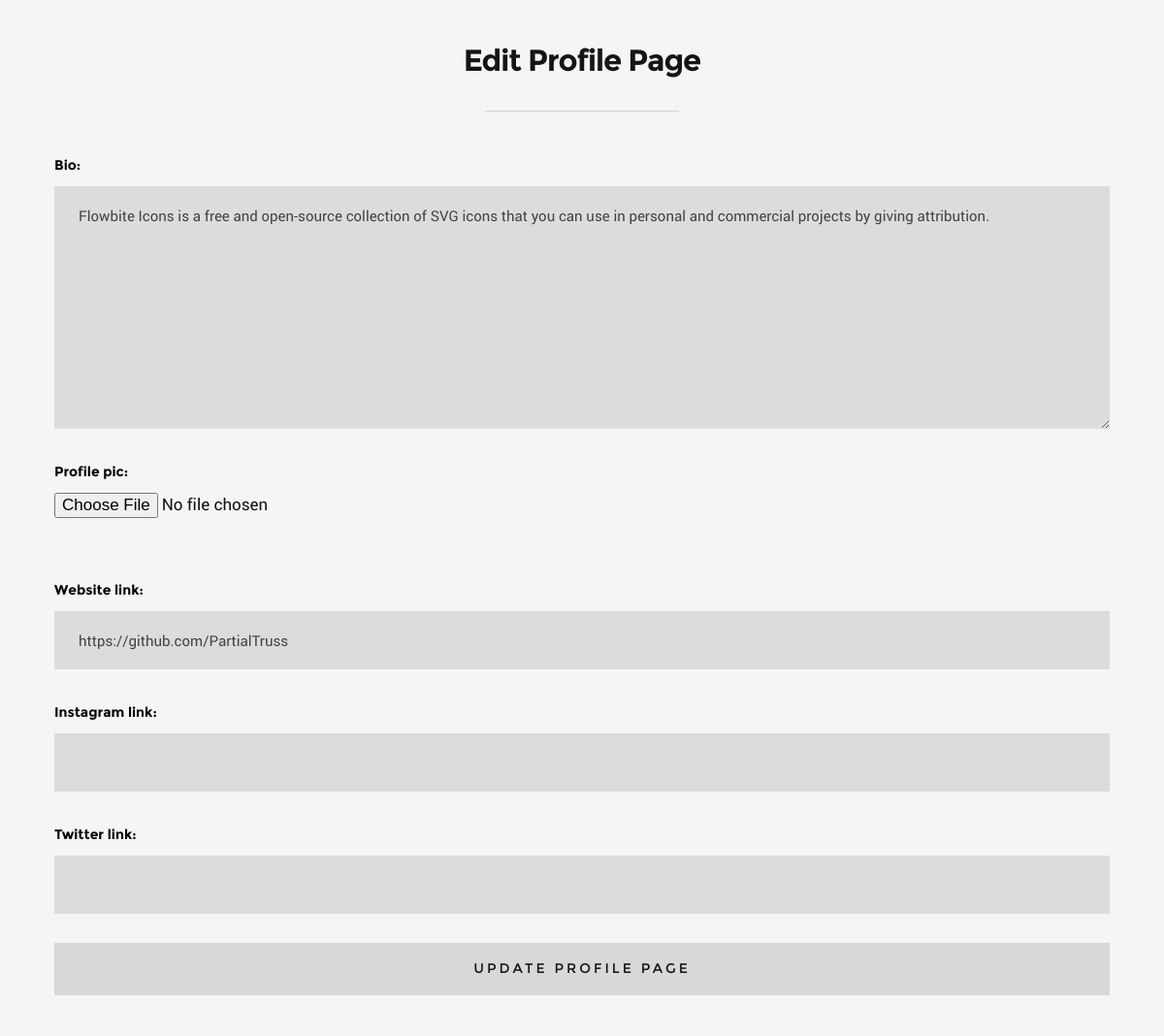
/members/amirhosein_fallahan/edit-profile-page/ (signed in), run on an earlier commit of the app's database.
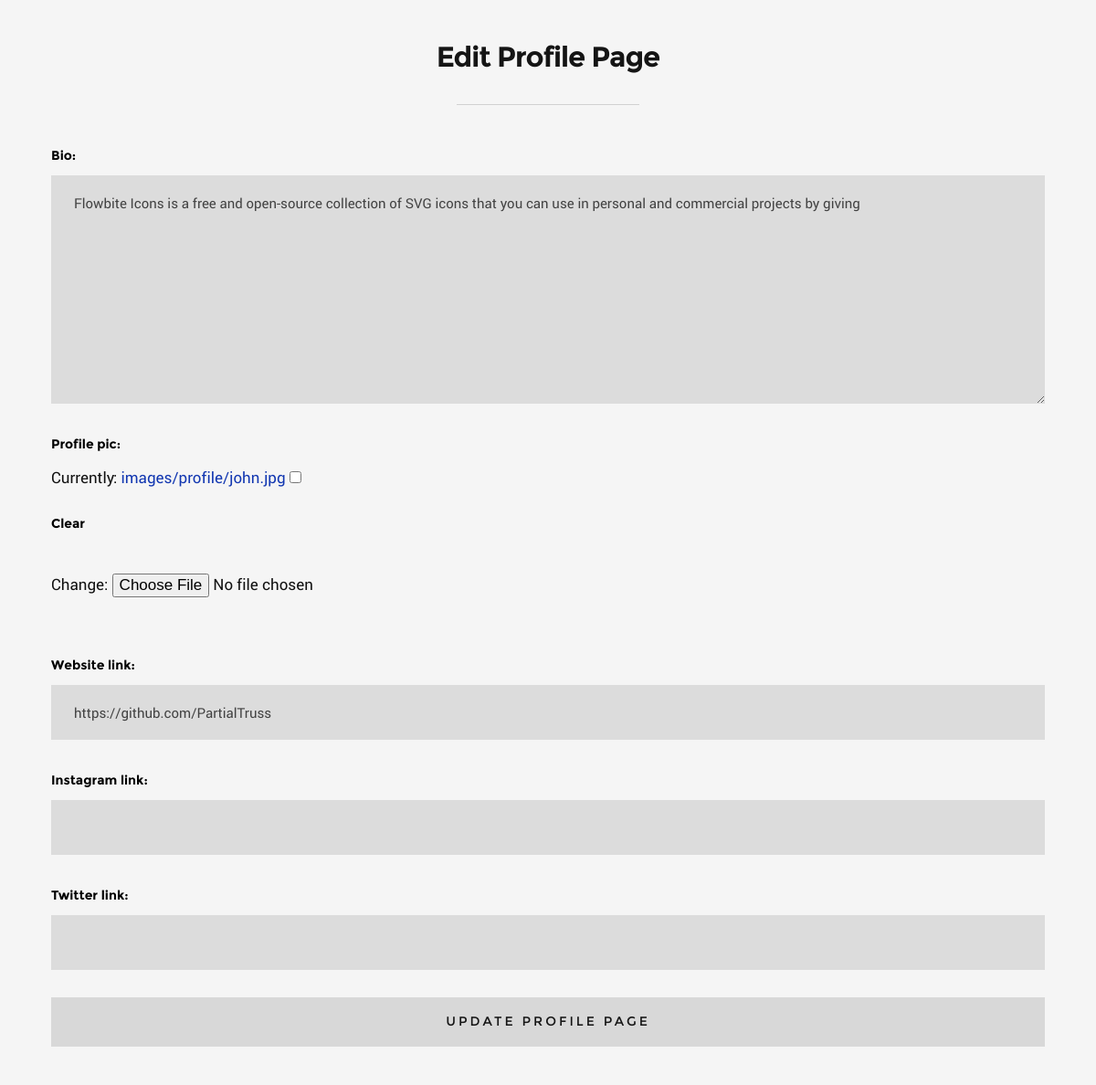
And on a later commit of the database.
### blog/models.py (models this page shows, shortened)
class Profile(models.Model):
    user = models.OneToOneField(User, null=True, on_delete=models.CASCADE)  # Associate with User model
    bio = models.TextField(max_length=500)
    profile_pic = models.ImageField(null=True, blank=True, upload_to='images/profile/')
    website_link = models.CharField(max_length=255, null=True, blank=True)
    instagram_link = models.CharField(max_length=255, null=True, blank=True)
    twitter_link = models.CharField(max_length=255, null=True, blank=True)
    slug = models.SlugField(max_length=100, unique=True, blank=True)

### members/views.py (the view)
# urls.py: path('<slug:slug>/edit-profile-page/', views.EditProfilePageView.as_view(), name='edit-profile-page-url'),
class EditProfilePageView(generic.UpdateView):
    model = Profile
    template_name = 'registration/edit_profile_page.html'
    form_class = ProfilePageForm
    success_url = reverse_lazy('home-url')

### members/forms.py
class ProfilePageForm(forms.ModelForm):
    class Meta:
        model = Profile
        fields = ['bio', 'profile_pic', 'website_link', 'instagram_link', 'twitter_link']
        widgets = {
            'bio': forms.Textarea(attrs={'class': 'full-width', 'placeholder': 'Maximum 500 characters'}),
            'website_link': forms.TextInput(attrs={'class': 'full-width'}),
            'instagram_link': forms.TextInput(attrs={'class': 'full-width'}),
            'twitter_link': forms.TextInput(attrs={'class': 'full-width'})
        }

### members/templates/registration/edit_profile_page.html (shortened to what this page needs)
{% extends '_layout.html' %}
{% load static %}
{% block content %}
    {% if user.is_authenticated %}
        {% if user.id == profile.user.id %}
            <section id="page-header">
                <div class="row current-cat">
                    <div class="col-full">
                        <h1>Edit Profile Page</h1>
                    </div>
                </div>
            </section>
            <section id="bricks" class="with-top-sep">
                <div class="row current-cat">
                    <div class="col-full">
                        <form method="POST" enctype="multipart/form-data">
                            {{ form.as_p }}
                            <button class="btn full-width">Update Profile Page</button>
                        </form>
                    </div>
                </div>
            </section>
        {% endif %}
    {% else %}
        <img src="{% static 'images/access-denied.png' %}" alt="Access Denied">
    {% endif %}
{% endblock %}

What changed in the data, as far as the page shows it:
changed Profile "https://github.com/PartialTruss": bio "Flowbite Icons is a free and open-source collection of SVG icons that you can use in personal and commercial projects by giving attribution." → "Flowbite Icons is a free and open-source collection of SVG icons that you can use in personal and commercial projects by giving"
Also different on the page:
form field as_p: (not shown) → "☐"
text no longer shown: "Bio: Profile pic: Website link: Instagram link: Twitter link:"
text now shown: "Bio: Profile pic: Currently: images/profile/john.jpg Clear Change: Website link: Instagram link: Twitter link:"
